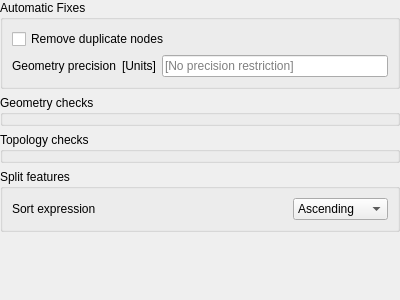
<?xml version="1.0" encoding="UTF-8"?>
<ui version="4.0">
 <class>QgsVectorLayerDigitizingPropertiesPage</class>
 <widget class="QWidget" name="QgsVectorLayerDigitizingPropertiesPage">
  <property name="geometry">
   <rect>
    <x>0</x>
    <y>0</y>
    <width>400</width>
    <height>300</height>
   </rect>
  </property>
  <property name="windowTitle">
   <string notr="true">Form</string>
  </property>
  <layout class="QVBoxLayout" name="verticalLayout">
   <property name="leftMargin">
    <number>0</number>
   </property>
   <property name="topMargin">
    <number>0</number>
   </property>
   <property name="rightMargin">
    <number>0</number>
   </property>
   <property name="bottomMargin">
    <number>0</number>
   </property>
   <item>
    <widget class="QgsScrollArea" name="scrollArea_2">
     <property name="frameShape">
      <enum>QFrame::NoFrame</enum>
     </property>
     <property name="widgetResizable">
      <bool>true</bool>
     </property>
     <widget class="QWidget" name="scrollAreaWidgetContents_2">
      <property name="geometry">
       <rect>
        <x>0</x>
        <y>0</y>
        <width>400</width>
        <height>300</height>
       </rect>
      </property>
      <layout class="QVBoxLayout" name="verticalLayout_20">
       <property name="leftMargin">
        <number>0</number>
       </property>
       <property name="topMargin">
        <number>0</number>
       </property>
       <property name="rightMargin">
        <number>0</number>
       </property>
       <property name="bottomMargin">
        <number>0</number>
       </property>
       <item>
        <widget class="QGroupBox" name="mGeometryAutoFixesGroupBox">
         <property name="title">
          <string>Automatic Fixes</string>
         </property>
         <layout class="QGridLayout" name="gridLayout">
          <item row="0" column="0" colspan="2">
           <widget class="QCheckBox" name="mRemoveDuplicateNodesCheckbox">
            <property name="text">
             <string>Remove duplicate nodes</string>
            </property>
           </widget>
          </item>
          <item row="1" column="0">
           <widget class="QLabel" name="label">
            <property name="toolTip">
             <string>&lt;html&gt;&lt;head/&gt;&lt;body&gt;&lt;p&gt;The geometry precision defines the maximum precision of geometry coordinates that should be stored on this layer. A snap to grid algorithm will be applied on every geometry entering this layer, resulting in coordinates being rounded to multiples of this value. The operation is applied in this layer's coordinate reference system.&lt;/p&gt;&lt;/body&gt;&lt;/html&gt;</string>
            </property>
            <property name="text">
             <string>Geometry precision</string>
            </property>
           </widget>
          </item>
          <item row="1" column="1">
           <layout class="QHBoxLayout" name="horizontalLayout_11" stretch="0,0">
            <item>
             <widget class="QLabel" name="mPrecisionUnitsLabel">
              <property name="text">
               <string>[Units]</string>
              </property>
             </widget>
            </item>
            <item>
             <widget class="QLineEdit" name="mGeometryPrecisionLineEdit">
              <property name="inputMethodHints">
               <set>Qt::ImhFormattedNumbersOnly</set>
              </property>
              <property name="text">
               <string/>
              </property>
              <property name="placeholderText">
               <string>[No precision restriction]</string>
              </property>
             </widget>
            </item>
           </layout>
          </item>
         </layout>
        </widget>
       </item>
       <item>
        <widget class="QGroupBox" name="mGeometryValidationGroupBox">
         <property name="title">
          <string>Geometry checks</string>
         </property>
        </widget>
       </item>
       <item>
        <widget class="QGroupBox" name="mTopologyChecksGroupBox">
         <property name="title">
          <string>Topology checks</string>
         </property>
        </widget>
       </item>
       <item>
        <widget class="QGroupBox" name="mSplitFeaturesSortGroupBox">
         <property name="title">
          <string>Split features</string>
         </property>
         <layout class="QHBoxLayout" name="horizontalLayout">
          <item>
           <widget class="QLabel" name="label_2">
            <property name="toolTip">
             <string>&lt;html&gt;&lt;head/&gt;&lt;body&gt;&lt;p&gt;Controls the order in which the split features digitizing tool creates new features, for example according to the split geometries using the @split_geometry variable. This affects autogenerating fields (such as id fields) so that the first feature in the resulting list will inherit the original feature's attributes.&lt;/p&gt;&lt;/body&gt;&lt;/html&gt;</string>
            </property>
            <property name="text">
             <string>Sort expression</string>
            </property>
           </widget>
          </item>
          <item>
           <widget class="QgsExpressionLineEdit" name="mSplitFeaturesExpressionLineEdit" native="true"/>
          </item>
          <item>
           <widget class="QComboBox" name="mSplitFeaturesOrderComboBox">
            <property name="sizePolicy">
             <sizepolicy hsizetype="Maximum" vsizetype="Fixed">
              <horstretch>0</horstretch>
              <verstretch>0</verstretch>
             </sizepolicy>
            </property>
            <item>
             <property name="text">
              <string>Ascending</string>
             </property>
            </item>
            <item>
             <property name="text">
              <string>Descending</string>
             </property>
            </item>
           </widget>
          </item>
         </layout>
        </widget>
       </item>
       <item>
        <spacer name="verticalSpacer_4">
         <property name="orientation">
          <enum>Qt::Vertical</enum>
         </property>
         <property name="sizeHint" stdset="0">
          <size>
           <width>20</width>
           <height>40</height>
          </size>
         </property>
        </spacer>
       </item>
      </layout>
     </widget>
    </widget>
   </item>
  </layout>
 </widget>
 <customwidgets>
  <customwidget>
   <class>QgsScrollArea</class>
   <extends>QScrollArea</extends>
   <header>qgsscrollarea.h</header>
   <container>1</container>
  </customwidget>
  <customwidget>
   <class>QgsExpressionLineEdit</class>
   <extends>QWidget</extends>
   <header>qgsexpressionlineedit.h</header>
   <container>1</container>
  </customwidget>
 </customwidgets>
 <resources/>
 <connections/>
</ui>
